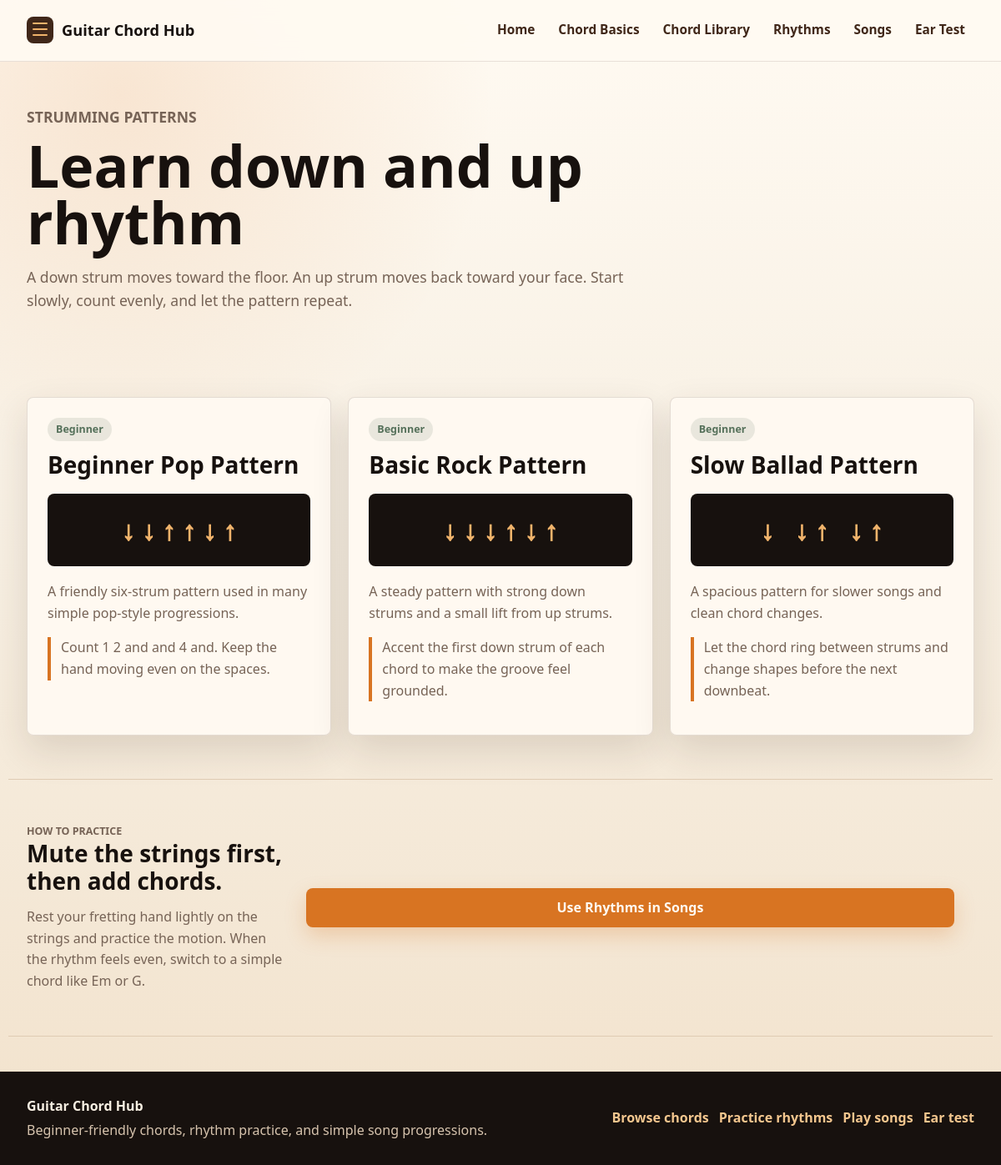
Page /rhythms on the committed database.
### tables this page shows
CREATE TABLE rhythms (
    id INTEGER PRIMARY KEY AUTOINCREMENT,
    name TEXT NOT NULL UNIQUE,
    difficulty TEXT NOT NULL,
    pattern TEXT NOT NULL,
    description TEXT NOT NULL,
    practice_tip TEXT NOT NULL
);

### app.py (the view)
    @app.route("/rhythms")
    def rhythms():
        rhythm_rows = db.get_db().execute(
            """
            SELECT id, name, difficulty, pattern, description, practice_tip
            FROM rhythms
            ORDER BY id
            """
        ).fetchall()
        return render_template("rhythms.html", rhythms=rhythm_rows)

### db.py (called while the page is built)
def get_db():
    if "db" not in g:
        g.db = sqlite3.connect(current_app.config["DATABASE"])
        g.db.row_factory = sqlite3.Row
    return g.db

### templates/rhythms.html (shortened to what this page needs)
{% extends "base.html" %}
{% block content %}
<section class="page-header compact-header">
    <p class="eyebrow">Strumming patterns</p>
    <h1>Learn down and up rhythm</h1>
    <p>
        A down strum moves toward the floor. An up strum moves back toward your face.
        Start slowly, count evenly, and let the pattern repeat.
    </p>
</section>
<section class="content-section rhythm-lesson-grid">
    {% for rhythm in rhythms %}
        <article class="rhythm-card">
            <div class="badge-row">
                <span class="difficulty-badge">{{ rhythm["difficulty"] }}</span>
            </div>
            <h2>{{ rhythm["name"] }}</h2>
            <div class="pattern-display">{{ rhythm["pattern"] }}</div>
            <p>{{ rhythm["description"] }}</p>
            <p class="practice-note">{{ rhythm["practice_tip"] }}</p>
        </article>
    {% endfor %}
</section>
<section class="content-section lesson-band">
    <div>
        <p class="eyebrow">How to practice</p>
        <h2>Mute the strings first, then add chords.</h2>
        <p>
            Rest your fretting hand lightly on the strings and practice the motion.
            When the rhythm feels even, switch to a simple chord like Em or G.
        </p>
    </div>
    <a class="button primary-button" href="{{ url_for('songs') }}">Use Rhythms in Songs</a>
</section>
{% endblock %}

### static/style.css (style rules this page uses)
:root { --cream: #f7efe2; --paper: #fffaf2; --paper-deep: #f0dfc7; --ink: #241813; --muted: #766356; --soft-black: #17110e; --brown: #402719; --brown-soft: #6d4a34; --orange: #d87422; --orange-soft: #f0b36b; --sage: #55705a; --line: #dfcbb3; --shadow: 0 18px 45px rgba(64, 39, 25, 0.14); --glow: 0 0 0 4px rgba(216, 116, 34, 0.16), 0 18px 42px rgba(216, 116, 34, 0.22); }
* { box-sizing: border-box; }
html { scroll-behavior: smooth; }
body { margin: 0; background: radial-gradient(circle at 12% 8%, rgba(216, 116, 34, 0.14), transparent 28rem), linear-gradient(180deg, #fffaf2 0%, var(--cream) 48%, #f2e2cc 100%); color: var(--ink); font-family: "Segoe UI", Arial, Helvetica, sans-serif; line-height: 1.6; }
a { color: inherit; }
.hero, .page-header, .content-section, .chord-hero, .error-page { max-width: 1180px; margin: 0 auto; padding: 52px 22px; }
.hero-copy, .hero-panel, .content-section, .page-header, .chord-hero { animation: rise-in 520ms ease both; }
.eyebrow { margin: 0 0 10px; color: var(--orange); font-size: 0.78rem; font-weight: 850; letter-spacing: 0; text-transform: uppercase; }
h1, h2, h3, p { margin-top: 0; }
h1 { max-width: 760px; margin-bottom: 18px; color: var(--soft-black); font-size: 4.35rem; line-height: 0.98; }
h2 { margin-bottom: 14px; color: var(--soft-black); font-size: 1.75rem; line-height: 1.18; }
.hero-text, .page-header p, .article-copy p, .large-text { max-width: 760px; color: var(--muted); font-size: 1.1rem; }
.hero-actions, .badge-row, .detail-tags { display: flex; flex-wrap: wrap; gap: 10px; align-items: center; }
.button { display: inline-flex; align-items: center; justify-content: center; min-height: 44px; padding: 10px 16px; border: 1px solid transparent; border-radius: 8px; font-weight: 850; text-decoration: none; cursor: pointer; transition: transform 180ms ease, box-shadow 180ms ease, background 180ms ease; }
.primary-button { background: var(--orange); box-shadow: 0 10px 24px rgba(216, 116, 34, 0.26); color: #fffaf2; }
.intro-strip, .lesson-band, .rhythm-preview { display: grid; grid-template-columns: minmax(180px, 0.4fr) minmax(0, 1fr) auto; gap: 24px; align-items: center; border-top: 1px solid var(--line); border-bottom: 1px solid var(--line); }
.intro-strip p, .lesson-band p { margin-bottom: 0; color: var(--muted); }
.chord-grid, .learning-grid, .song-grid, .rhythm-lesson-grid { display: grid; grid-template-columns: repeat(auto-fit, minmax(260px, 1fr)); gap: 20px; }
.chord-card, .learning-card, .song-card, .info-panel, .empty-state, .recommend-card, .song-usage-card, .practice-panel, .rhythm-card { border: 1px solid rgba(64, 39, 25, 0.14); border-radius: 8px; background: rgba(255, 250, 242, 0.92); box-shadow: var(--shadow); }
.card-body p, .song-card p, .learning-card p, .info-panel p, .recommend-card p, .song-usage-card p, .rhythm-card p { color: var(--muted); }
.badge-row { margin-bottom: 12px; }
.category-badge, .difficulty-badge { display: inline-flex; align-items: center; min-height: 28px; padding: 4px 10px; border-radius: 999px; font-size: 0.78rem; font-weight: 850; }
.difficulty-badge { background: rgba(85, 112, 90, 0.13); color: var(--sage); }
.compact-header { padding-bottom: 32px; }
.article-copy, .info-panel, .recommend-card, .song-usage-card, .practice-panel, .rhythm-card, .empty-state { padding: 24px; }
.rhythm-lesson-grid { grid-template-columns: repeat(auto-fit, minmax(280px, 1fr)); }
.pattern-display { margin: 18px 0; border-radius: 8px; background: var(--soft-black); color: var(--orange-soft); font-size: 2rem; font-weight: 950; padding: 18px; text-align: center; white-space: pre-wrap; }
.practice-note { border-left: 4px solid var(--orange); padding-left: 12px; }

### rows in the picture
rhythms: difficulty "Beginner", name "Beginner Pop Pattern", pattern "↓ ↓ ↑ ↑ ↓ ↑", description "A friendly six-strum pattern used in many simple pop-style progressions.", practice_tip "Count 1 2 and and 4 and. Keep the hand moving even on the spaces."
rhythms: difficulty "Beginner", name "Basic Rock Pattern", pattern "↓ ↓ ↓ ↑ ↓ ↑", description "A steady pattern with strong down strums and a small lift from up strums.", practice_tip "Accent the first down strum of each chord to make the groove feel grounded."
rhythms: difficulty "Beginner", name "Slow Ballad Pattern", pattern "↓ ↓ ↑ ↓ ↑", description "A spacious pattern for slower songs and clean chord changes.", practice_tip "Let the chord ring between strums and change shapes before the next downbeat."
